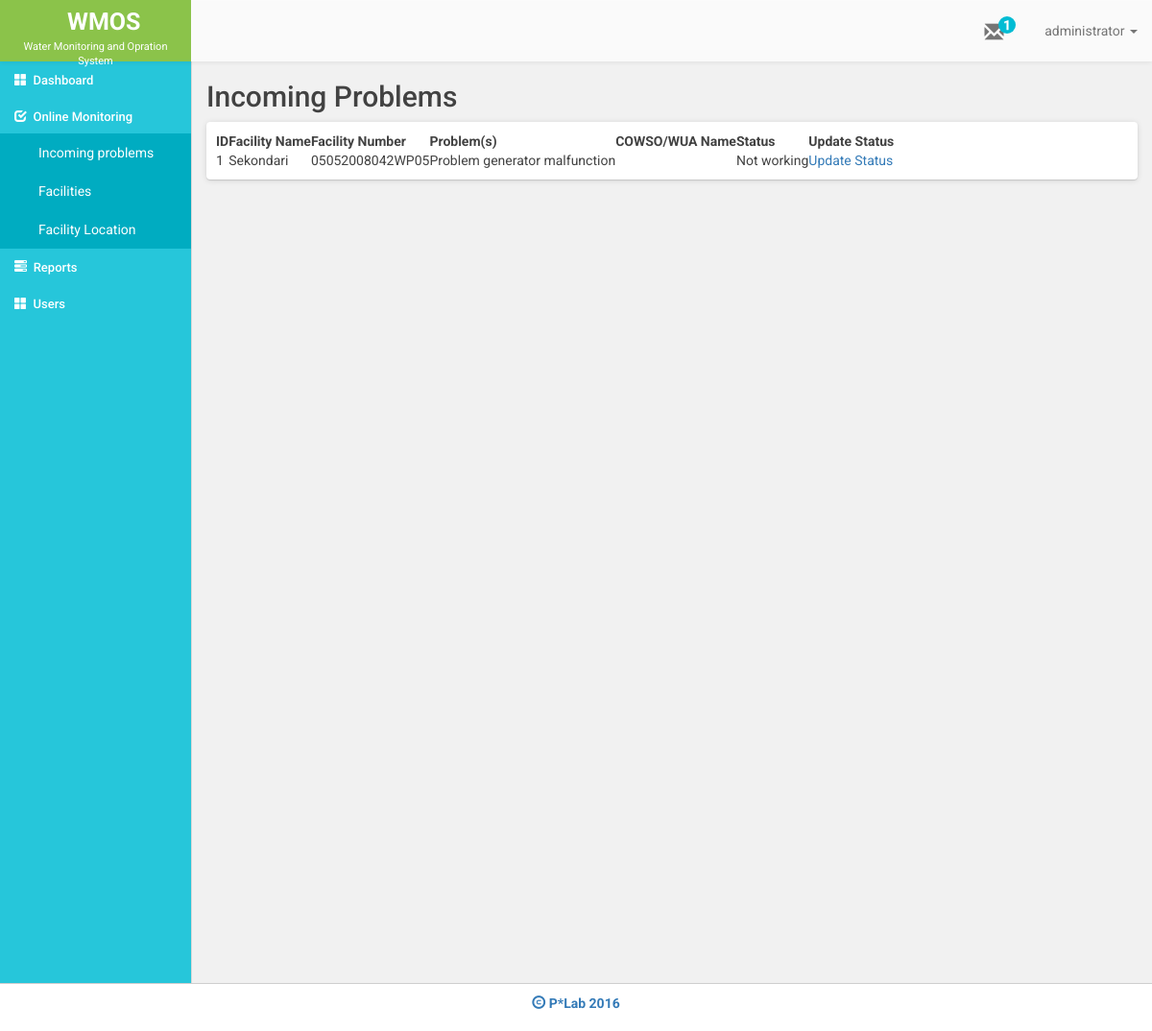
The page /problems.php (signed in) on the database its author committed.
### tables this page shows
CREATE TABLE `faci_problems` (
  `id` int(11) NOT NULL,
  `faci_name` varchar(100) NOT NULL,
  `faci_num` varchar(100) NOT NULL,
  `problems` text NOT NULL,
  `com_name` varchar(100) NOT NULL,
  `status` int(11) NOT NULL
);

### problems.php (the view, shortened to what this page needs)
<?php
include 'database.php';
$sql = "SELECT * FROM faci_problems ORDER BY id DESC";
$result = mysqli_query($conn,$sql) or die (mysqli_error());
$data = false;
while ($row = mysqli_fetch_assoc($result)) {
	$data[] = array(
					'faci_name' 	=> $row['faci_name'],
					'faci_num' 		=> $row['faci_num'],
					'com_name' 		=> $row['com_name'],
					'problems' 		=> $row['problems'],
					'status' 		=> $row['status'],
					'id' 			=> $row['id'],
				);
}
 ?>
<!DOCTYPE html>
<html>
<head>
	<?php include "includes/_csslinks.php"; ?>
</head>
<body>
	<?php include 'includes/_header.php'; ?>
	<div class= "container-fluid">
		<div class="row" id="page">
			<?php include "includes/_sidebar.php"; ?>
			<div class="col-md-10">
				<h2 class="page-title">Incoming Problems</h2>
				<div class="row">
					<div class="col-md-12">
						<div class="white-data-table">
							<table class="hover row-border compact" id="sms-table">
			                    <thead>
		                            <tr>
		                                <th>ID</th>
		                                <th>Facility Name</th>
		                                <th>Facility Number</th>
		                                <th>Problem(s)</th>
		                                <th>COWSO/WUA Name</th>
		                                <th>Status</th>
		                                <?php echo $_SESSION['role'] == 'user' ? '<th class="hidden">':'<th>' ?>
		                                Update Status</th>
		                            </tr>
		                        </thead>
		                        <tbody>
		                        	<?php
		                        		$i = 1;
		                        		if ($data):
			                        		foreach ($data as $key => $value):
		                        	 ?>
			                            <tr>
			                                <td><?php echo $i ?></td>
			                                <td><?php echo $value['faci_name'] ?></td>
			                                <td><?php echo $value['faci_num'] ?></td>
			                                <td><?php echo $value['problems'] ?></td>
			                                <td><?php echo $value['com_name'] ?></td>
			                                <td><?php echo $value['status'] == 0 ? 'Not working':'Working'; ?></td>
			                                <?php echo $_SESSION['role'] == 'user' ? '<td class="hidden">':'<td>' ?>
			                                <a href="edit_facility_status.php?id=<?php echo $value['faci_num'] ?>&prob_id= <?php echo $value['id'] ?>"> Update Status</a></td>
			                            </tr>
		                            <?php   $i++;
											endforeach;
			                           	endif;
		                             ?>
		                        </tbody>
		                    </table>
						</div>
					</div>
				</div>
			</div>
		</div>
		 <?php include "includes/_footer.php"; ?>
	</div>
<?php include "includes/_jslinks.php"; ?>
</body>
</html>

### styles/majismain.css (style rules this page uses)
body { font-family: 'Roboto', sans-serif; font-size: 14px; color: #424242; }
#page { min-height: 80vh; margin-top: 64px; background-color: #F1F1F1; }
.page-title { font-size: 30px; }
.white-data-table { background-color: #fff; padding: 10px; box-shadow: 0 1px 6px 0 rgba(0, 0, 0, 0.12), 0px 1px 1px 0 rgba(0, 0, 0, 0.12) !important; border-radius: 4px; }

### rows shown on the page
faci_problems: faci_name "Sekondari", faci_num "05052008042WP05", problems "Problem generator malfunction", status "Not working"

### other values the page prints
$_SESSION['username'] "administrator"
